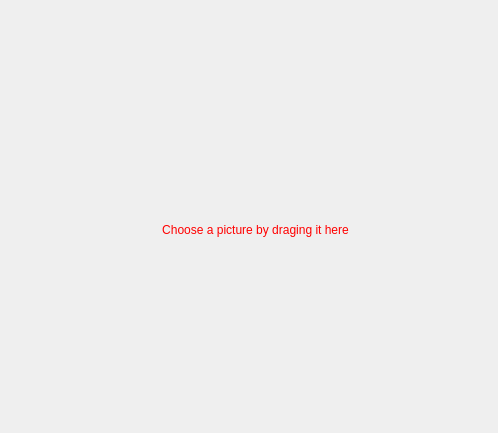
<?xml version="1.0" encoding="UTF-8"?>
<ui version="4.0">
 <class>MainWindow</class>
 <widget class="QMainWindow" name="MainWindow">
  <property name="geometry">
   <rect>
    <x>0</x>
    <y>0</y>
    <width>498</width>
    <height>433</height>
   </rect>
  </property>
  <property name="windowTitle">
   <string>MainWindow</string>
  </property>
  <widget class="QWidget" name="centralWidget">
   <widget class="QLabel" name="label">
    <property name="geometry">
     <rect>
      <x>0</x>
      <y>0</y>
      <width>511</width>
      <height>461</height>
     </rect>
    </property>
    <property name="text">
     <string>&lt;html&gt;&lt;head/&gt;&lt;body&gt;&lt;p&gt;&lt;span style=&quot; color:#ff0000;&quot;&gt;Choose a picture by draging it here&lt;/span&gt;&lt;/p&gt;&lt;/body&gt;&lt;/html&gt;</string>
    </property>
    <property name="alignment">
     <set>Qt::AlignCenter</set>
    </property>
   </widget>
  </widget>
 </widget>
 <layoutdefault spacing="6" margin="11"/>
 <resources/>
 <connections/>
</ui>
